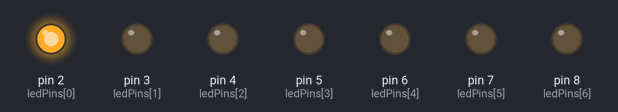
Simulated run of this sketch. Board: Arduino Uno, built with avr-gcc and run on an emulated ATmega328P. On the bench: output pins drawn as LEDs (lit = HIGH).

Above: at 0.1 s.
At 1.1 s:
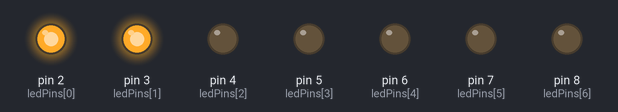
At 2.1 s:
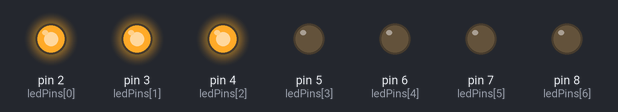
At 3.1 s:
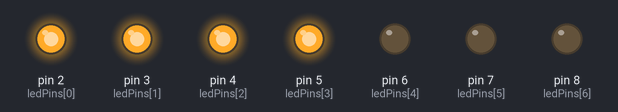
At 4.1 s:
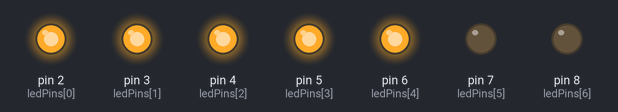
At 6.1 s:
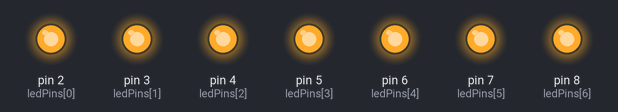
Timing chart, 0 to 7.6 s (numbered marks = the images above):
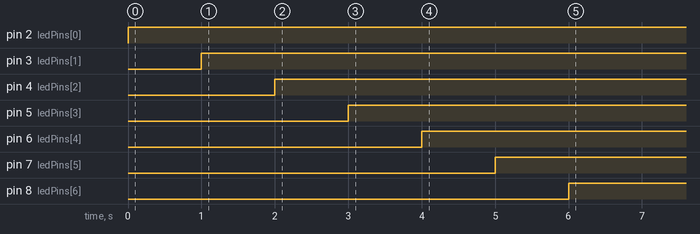

The sketch:

ch_02_pov_led_test.ino
```cpp
// ch2_pov_led_test

int ledPins[] = {2, 3, 4, 5, 6, 7, 8};

int gap = 1;

void setup()
{
  for (int i = 0; i < 7; i++)
  {
    pinMode(ledPins[i], OUTPUT);
  }
}

void loop()
{
  for (int i = 0; i < 7; i++)
  {
    digitalWrite(ledPins[i], HIGH);
    delay(1000);
  }
}
```

Measured:
- by itself, pin 2 (ledPins[0]): LOW → HIGH at 0.00 s
- by itself, pin 3 (ledPins[1]): LOW → HIGH at 1.0 s
- by itself, pin 4 (ledPins[2]): LOW → HIGH at 2.0 s
- by itself, pin 5 (ledPins[3]): LOW → HIGH at 3.0 s
- by itself, pin 6 (ledPins[4]): LOW → HIGH at 4.0 s
- by itself, pin 7 (ledPins[5]): LOW → HIGH at 5.0 s
- by itself, pin 8 (ledPins[6]): LOW → HIGH at 6.0 s
